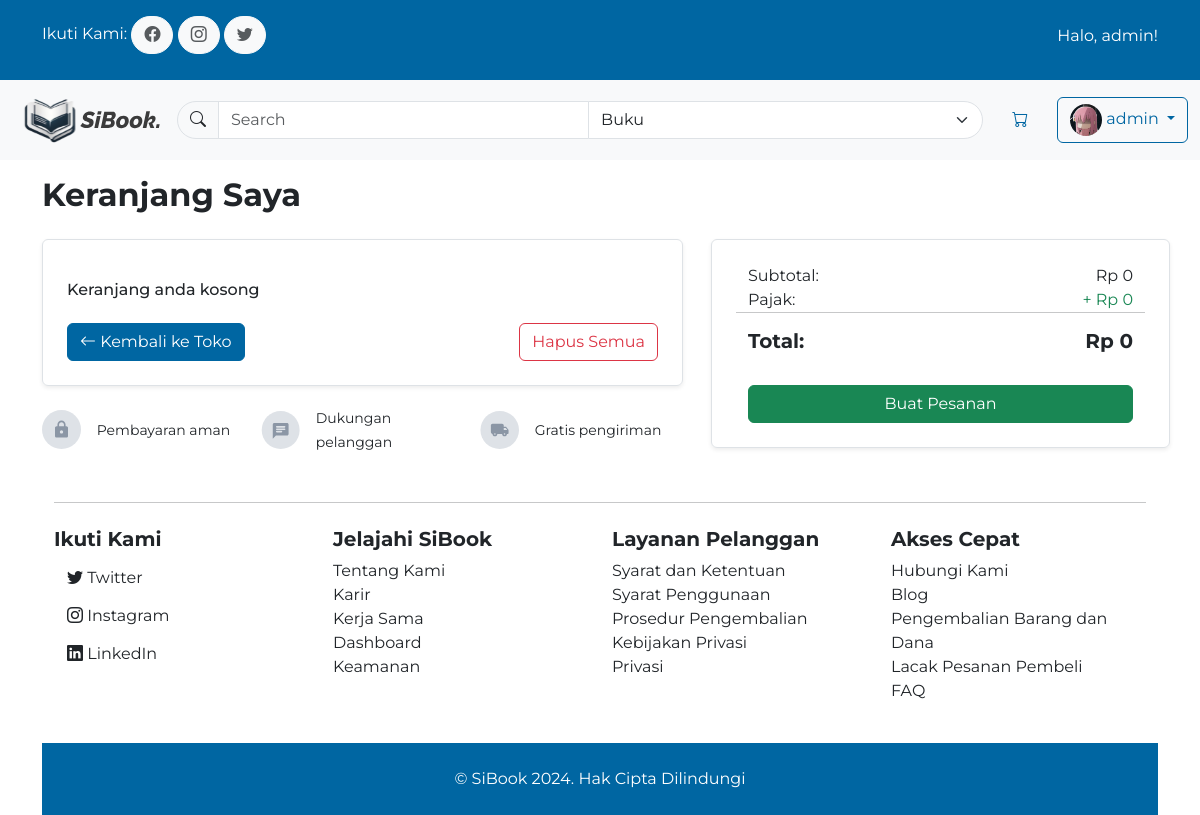
Screenshot of /cart/ (signed in) with the database file from the repository.
### bookcommerce/models.py (models this page shows, shortened)
class Customer(AbstractUser):
    email = models.EmailField(max_length=100, unique=True)
    address = models.OneToOneField(Address, on_delete=models.SET_NULL, null=True, blank=True, db_constraint=False)
    profile_picture = models.ImageField(upload_to='profile_pictures/', default='defaults/default_profile_img.jpg', null=True, blank=True)
    groups = models.ManyToManyField('auth.Group', related_name='customers')
    user_permissions = models.ManyToManyField('auth.Permission', related_name='customers')

### bookcommerce/views.py (the view)
# urls.py: path('cart/', cart_detail, name='cart_detail'),
@login_required
def cart_detail(request):
    cart, created = Cart.objects.get_or_create(customer=request.user)
    cart_items = CartItem.objects.filter(cart=cart)
    total_price = sum(item.book.price * item.quantity for item in cart_items)
    return render(request, 'bookcommerce/cart_detail.html', {
        'cart': cart,
        'cart_items': cart_items,
        'total_price': total_price
    })

### bookcommerce/templates/bookcommerce/cart_detail.html (shortened to what this page needs)
{% extends "bookcommerce/base.html" %}
{% load static %} {% load mathfilters %} {% load humanize %}
{% block content %}
<div class="container">
    <div class="row gap-3">
        <div class="col-12 mt-3">
            <h2 class="fw-bold">Keranjang Saya</h2>
        </div>
        <div class="col-12 col-lg-7">
            <div class="p-4 rounded shadow-sm border">
                {% for item in cart_items %}
                <div class="row">
                    <div class="col-2">
                        <img
                            src="{{ item.book.cover_img.url }}"
                            class="img-fluid"
                            alt="{{ item.book.title }}"
                        />
                    </div>
                    <div class="col">
                        <p class="fw-bold m-0">{{ item.book.title }}</p>
                        <p class="m-0">Penulis: {{ item.book.author }}</p>
                        <p class="m-0">Berat: {{ item.book.weight|div:1000 }} kg</p>
                        <form action="{% url 'delete_cart_item' item.id %}" method="POST">
                            {% csrf_token %}
                            <button class="btn btn-outline-danger btn-sm mt-2" type="submit">Hapus</button>
                        </form>
                    </div>
                    <div class="col text-end mt-6">
                        <h6 class="m-0">Rp {{ item.book.price|intcomma }}</h6>
                        <form action="{% url 'update_cart_item' item.id %}" method="POST" class="mt-3 d-flex justify-content-end">
                            {% csrf_token %}
                            <div class="input-group input-group-sm w-auto">
                                <button type="submit" name="action" value="decrease" class="btn btn-outline-primary">-</button>
                                <input type="number" name="quantity" value="{{ item.quantity }}" min="1" class="form-control text-center" style="max-width: 60px;">
                                <button type="submit" name="action" value="increase" class="btn btn-outline-primary">+</button>
                            </div>
                        </form>
                    </div>
                </div>
                <hr />
                {% empty %}
                    <h6 class="mt-3 mb-4">Keranjang anda kosong</h6>
                {% endfor %}
                <div class="row">
                    <div class="col">
                        <a href="/" class="btn btn-primary"
                            ><i class="bi bi-arrow-left"></i> Kembali ke Toko</a
                        >
                    </div>
                    <div class="col text-end">
                        <form action="{% url 'delete_all_cart_items' %}" method="POST">
                            <button type="submit" class="btn btn-outline-danger">Hapus Semua</button>
                        </form>
                    </div>
                </div>
            </div>
            <div class="row mt-1 mb-4 g-3 align-items-center justify-content-center">
                <div class="col-2 col-md-1">
                    <img
                        src="{% static '/bookcommerce/assets/secure.svg' %}"
                        class="img-fluid"
                        alt=""
                    />
                </div>
                <div class="col-10 col-md-3">
                    <span><small>Pembayaran aman</small></span>
                </div>
                <div class="col-2 col-md-1">
                    <img
                        src="{% static '/bookcommerce/assets/support.svg' %}"
                        class="img-fluid"
                        alt=""
                    />
                </div>
                <div class="col-10 col-md-3">
                    <span><small>Dukungan pelanggan</small></span>
                </div>
                <div class="col-2 col-md-1">
                    <img
                        src="{% static '/bookcommerce/assets/free.svg' %}"
                        class="img-fluid"
                        alt=""
                    />
                </div>
                <div class="col-10 col-md-3">
                    <span><small>Gratis pengiriman</small></span>
                </div>
            </div>
        </div>
        <div class="col-12 col-lg">
            <div class="row p-4 rounded shadow-sm border">
                {% with tax=total_price|div:100|floatformat:0 %}
                <div class="col-6">Subtotal:</div>
                <div class="col-6 text-end">Rp {{ total_price|intcomma }}</div>
                <div class="col-6">Pajak:</div>
                <div class="col-6 text-end text-success">+ Rp {{ tax|intcomma }}</div>
                <hr />
                <div class="col-6 h5 fw-bold">Total:</div>
                <div class="col-6 h5 text-end fw-bold">Rp {{ total_price|add:tax|intcomma }}</div>
                {% endwith %}
                <div class="col-12 mt-4">
                    <form action="{% url 'checkout' %}" method="POST">
                        <button class="btn btn-success w-100" type="submit">Buat Pesanan</button>
                    </form>
                </div>
            </div>
        </div>
    </div>
{% endblock content %}

### bookcommerce/templates/bookcommerce/base.html (shortened to what this page needs)
{% load static %}
<!DOCTYPE html>
<html lang="en">
    <head>
        <link rel="stylesheet" href="{% static 'bookcommerce/style.css' %}" />
        <link
            rel="stylesheet"
            href="https://cdn.jsdelivr.net/npm/bootstrap-icons@1.11.3/font/bootstrap-icons.min.css"
        />
    </head>
    <body>
        <div class="d-none d-md-block bg-primary py-3 text-white">
            <div class="container">
                <div class="row">
                    <div class="col">
                        <p class="d-inline">Ikuti Kami:</p>
                        <a href="#" class="btn btn-light rounded-pill text-body-secondary">
                            <i class="bi bi-facebook"></i>
                        </a>
                        <a href="#" class="btn btn-light rounded-pill text-body-secondary">
                            <i class="bi bi-instagram"></i>
                        </a>
                        <a href="#" class="btn btn-light rounded-pill text-body-secondary">
                            <i class="bi bi-twitter"></i>
                        </a>
                    </div>
                    <div class="col text-end">
                        {% if user.is_authenticated %}
                            <p class="mt-2">Halo, {{ user.username }}!</p>
                        {% else %}
                            <a href="#" class="btn btn-link text-white">Butuh bantuan?</a>
                        {% endif %}
                    </div>
                </div>
            </div>
        </div>
        <nav class="navbar navbar-expand-md bg-body-tertiary">
            <div class="container-fluid">
                <a class="navbar-brand" href="/">
                    <img
                        src="{% static '/bookcommerce/assets/logo_horizontal.svg' %}"
                        alt="SiBook"
                        width="150"
                        height="auto"
                    />
                </a>
                <div class="collapse navbar-collapse gap-3 text-end" id="navbarSupportedContent">
                    <form action="{% url 'search' %}" method="POST" class="input-group d-flex flex-grow-1" role="search">
                        <span class="input-group-text rounded-start-pill">
                            <button type="submit" class="btn p-0 border-0 bg-transparent">
                                <i class="bi bi-search"></i>
                            </button>
                        </span>
                        <input
                            class="form-control"
                            type="search"
                            placeholder="Search"
                            aria-label="Search"
                            name="search"
                        />
                        <select name="search_tag" class="form-select rounded-end-pill">
                            <option value="books">Buku</option>
                        </select>
                    </form>
                    {% if user.is_authenticated %}
                    <a href="{% url 'cart_detail' %}" class="btn text-primary">
                        <i class="bi bi-cart"></i>
                    </a>
                    <div class="dropdown">
                        <a class="btn btn-outline-primary dropdown-toggle" href="#" role="button" id="dropdownMenuLink" data-bs-toggle="dropdown" aria-expanded="false">
                            <img src="{{ user.profile_picture.url }}" alt="Profile Picture" class="rounded-circle" width="32" height="32">
                            {{ user.username }}
                        </a>
                    </div>
                    {% else %}
                    <a href="{% url 'login' %}" class="btn btn-outline-primary">Login</a>
                    <a href="{% url 'register' %}" class="btn btn-primary">Daftar</a>
                    {% endif %}
                </div>
            </div>
        </nav>
        {% block content %} {% endblock %}
        <footer class="container my-4">
            <hr />
            <div class="row my-4">
                <div class="col-12 col-md-3">
                    <h5 class="fw-bold">Ikuti Kami</h5>
                    <ul class="list-unstyled">
                        <li>
                            <a href="#" class="btn"><i class="bi bi-twitter"></i> Twitter</a>
                        </li>
                        <li>
                            <a href="#" class="btn"><i class="bi bi-instagram"></i> Instagram</a>
                        </li>
                        <li>
                            <a href="#" class="btn"><i class="bi bi-linkedin"></i> LinkedIn</a>
                        </li>
                    </ul>
                </div>
                <div class="col-12 col-md-3">
                    <h5 class="fw-bold">Jelajahi SiBook</h5>
                    <ul class="list-unstyled">
                        <li>Tentang Kami</li>
                        <li>Karir</li>
                        <li>Kerja Sama</li>
                        <li>Dashboard</li>
                        <li>Keamanan</li>
                    </ul>
                </div>
                <div class="col-12 col-md-3">
                    <h5 class="fw-bold">Layanan Pelanggan</h5>
                    <ul class="list-unstyled">
                        <li>Syarat dan Ketentuan</li>
                        <li>Syarat Penggunaan</li>
                        <li>Prosedur Pengembalian</li>
                        <li>Kebijakan Privasi</li>
                        <li>Privasi</li>
                    </ul>
                </div>
                <div class="col-12 col-md-3">
                    <h5 class="fw-bold">Akses Cepat</h5>
                    <ul class="list-unstyled">
                        <li>Hubungi Kami</li>
                        <li>Blog</li>
                        <li>Pengembalian Barang dan Dana</li>
                        <li>Lacak Pesanan Pembeli</li>
                        <li>FAQ</li>
                    </ul>
                </div>
            </div>
        </footer>
        <div class="bg-primary py-4 text-center">
            <p class="m-0 text-white">© SiBook 2024. Hak Cipta Dilindungi</p>
        </div>
    </body>
</html>

### rows the page displays
Customer: username "admin", profile_picture (picture)

### other values shown
{{ total_price|intcomma }} "0"
{{ tax|intcomma }} "0"
{{ total_price|add:tax|intcomma }} "0"
